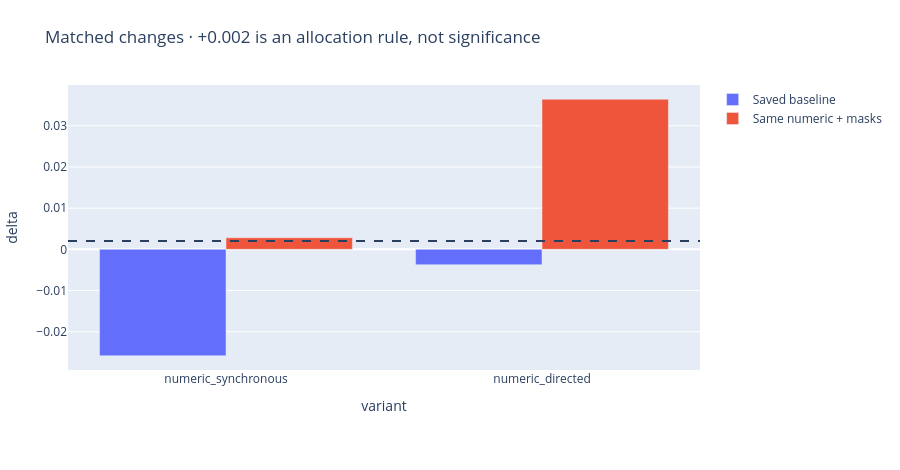

The code cell stored with this chart in its notebook:
### Markdown cell above
## Did removing explicit masks help?

### Code cell
figures[2][1].show()

### Figure 1 — Plotly figure (JSON) as saved in the notebook; plotly's stock layout.template omitted (floating-point values rounded to 4 significant figures)
{"data": [{"alignmentgroup": "True", "hovertemplate": "reference=Saved baseline<br>variant=%{x}<br>delta=%{y}<extra></extra>", "legendgroup": "Saved baseline", "marker": {"color": "#636efa", "pattern": {"shape": ""}}, "name": "Saved baseline", "offsetgroup": "Saved baseline", "orientation": "v", "showlegend": true, "textposition": "auto", "type": "bar", "x": ["numeric_synchronous", "numeric_directed"], "xaxis": "x", "y": [-0.02584, -0.003727], "yaxis": "y"}, {"alignmentgroup": "True", "hovertemplate": "reference=Same numeric + masks<br>variant=%{x}<br>delta=%{y}<extra></extra>", "legendgroup": "Same numeric + masks", "marker": {"color": "#EF553B", "pattern": {"shape": ""}}, "name": "Same numeric + masks", "offsetgroup": "Same numeric + masks", "orientation": "v", "showlegend": true, "textposition": "auto", "type": "bar", "x": ["numeric_synchronous", "numeric_directed"], "xaxis": "x", "y": [0.00282, 0.03645], "yaxis": "y"}], "layout": {"barmode": "group", "height": 470, "legend": {"title": {"text": ""}, "tracegroupgap": 0}, "margin": {"b": 100, "l": 60, "r": 25, "t": 85}, "shapes": [{"line": {"dash": "dash"}, "type": "line", "x0": 0, "x1": 1, "xref": "x domain", "y0": 0.002, "y1": 0.002, "yref": "y"}], "title": {"text": "Matched changes · +0.002 is an allocation rule, not significance"}, "xaxis": {"anchor": "y", "domain": [0, 1], "title": {"text": "variant"}}, "yaxis": {"anchor": "x", "domain": [0, 1], "title": {"text": "delta"}}}}
